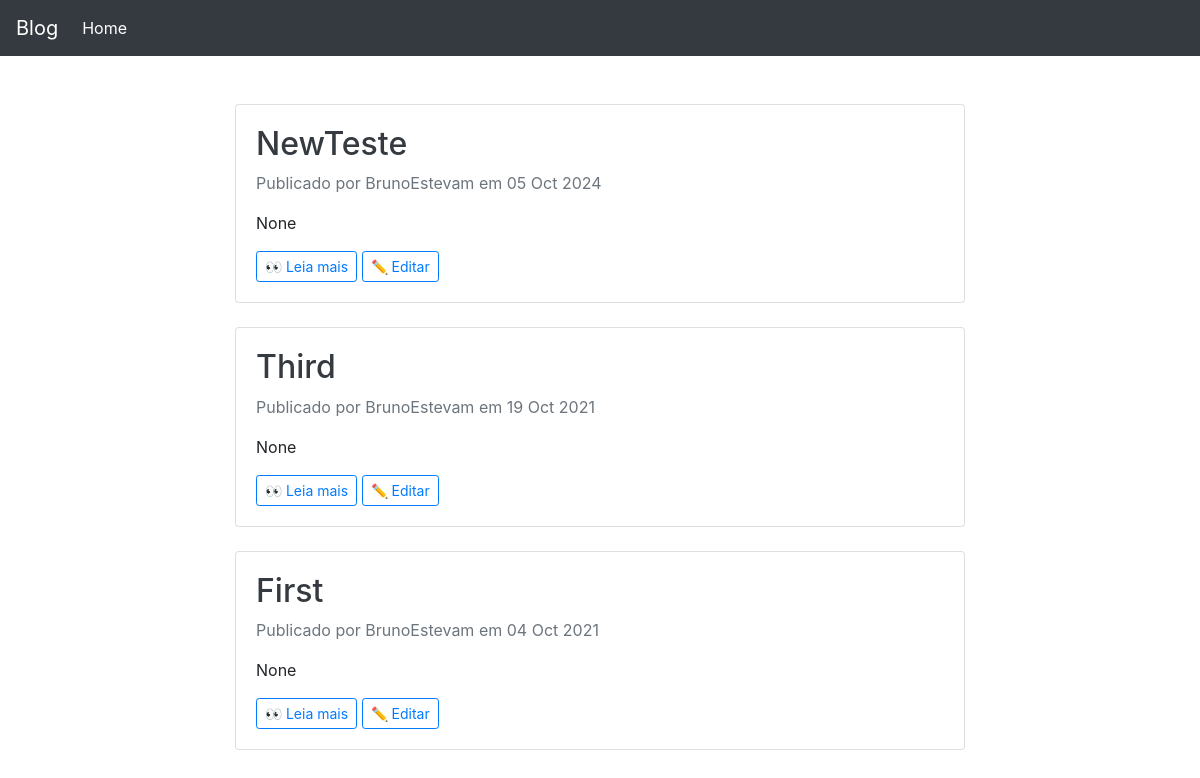
The app's page /, older data.
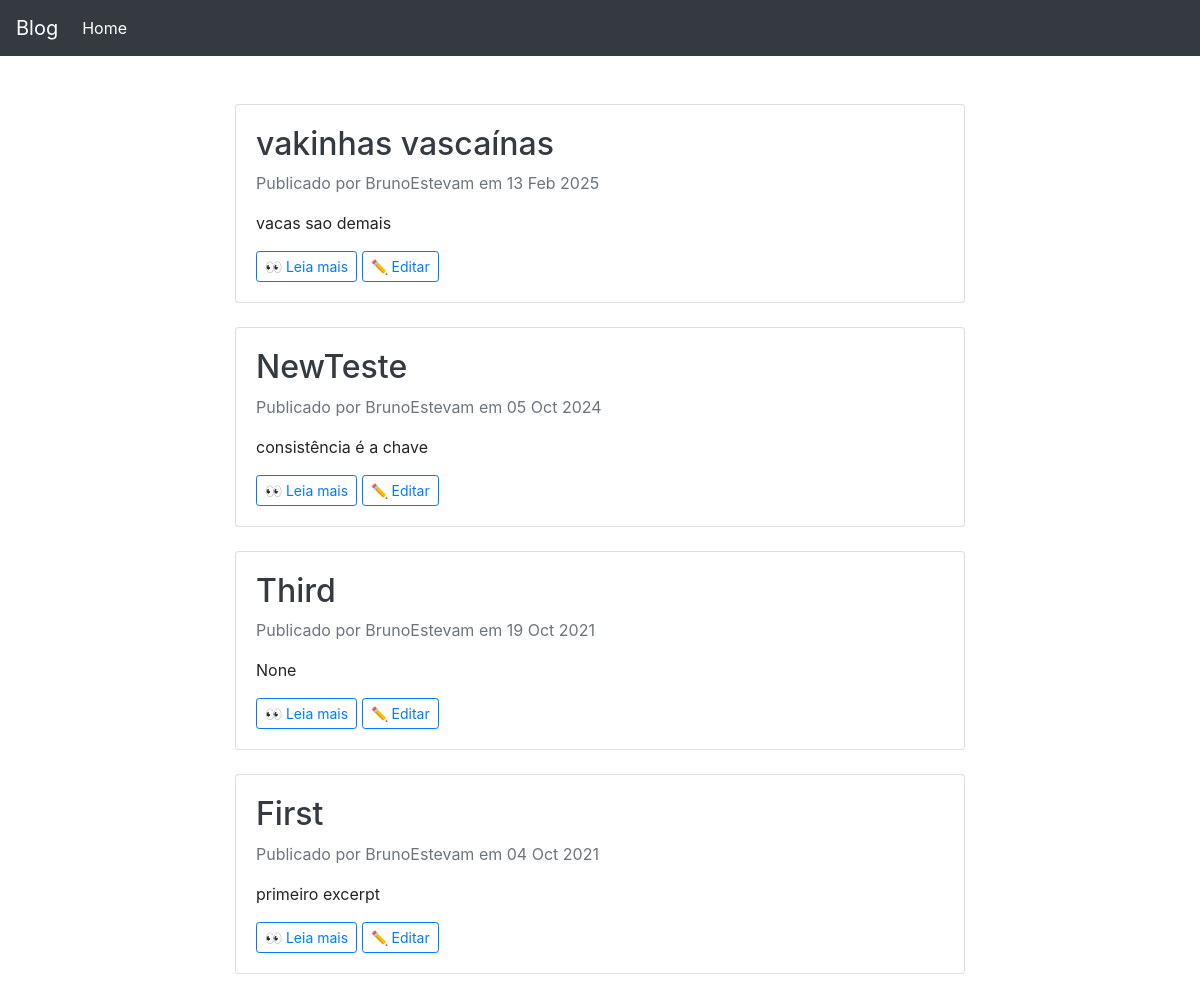
The same page, newer data.
### blog/models.py (models this page shows, shortened)
class Post(models.Model):
    class NewManager(models.Manager):
        def get_queryset(self):
            return super().get_queryset().filter(status='published')
    options = (
        ('draft', 'Draft'),
        ('published', 'Published'),
    )
    title = models.CharField(max_length=255)
    excerpt = models.TextField(null=True)
    slug = models.SlugField(max_length=255, unique_for_date='publish', blank=True)
    publish = models.DateTimeField(default=timezone.now)
    author = models.ForeignKey(User, on_delete=models.CASCADE, related_name='blog_posts')
    content = models.TextField()
    status = models.CharField(max_length=10, choices=options, default='draft')
    objects = models.Manager()
    newmanager = NewManager()
    def get_absolute_url(self):
        return reverse('blog:post_single', args=[self.slug])
    class Meta:
        ordering = ('-publish',)

### blog/views.py (the view)
# urls.py: path('', views.home, name='homepage'),
def home(request):
    all_posts = Post.objects.filter(status='published').order_by('-publish')
    return render(request, 'index.html', {'posts': all_posts})

### blog/templates/index.html (shortened to what this page needs)
{% extends "base.html" %}
{% block content %}
<div class="container">
    <div class="row justify-content-md-center">
        <div class="col-md-8 pt-5">
            {% for post in posts %}
            <div class="card mb-4">
                <div class="card-body">
                    <h2>
                        <a class="text-dark text-decoration-none" href="{{ post.get_absolute_url }}">
                            {{ post.title }}
                        </a>
                    </h2>
                    <p class="text-muted">Publicado por {{ post.author }} em {{ post.publish|date:"d M Y" }}</p>
                    <p>{{ post.excerpt }}</p>
                    <a href="{{ post.get_absolute_url }}" class="btn btn-outline-primary btn-sm">👀 Leia mais</a>
                    <a href="{% url 'blog:edit_post' post.slug %}" class="btn btn-outline-primary btn-sm">✏️ Editar</a>
                </div>
            </div>
            {% empty %}
            <p class="text-muted text-center">Nenhum post publicado ainda.</p>
            {% endfor %}
        </div>
    </div>
</div>
{% endblock %}

### blog/templates/base.html (shortened to what this page needs)
<!doctype html>
<html lang="en">
  <head>
    <link rel="stylesheet" href="https://stackpath.bootstrapcdn.com/bootstrap/4.4.1/css/bootstrap.min.css">
  </head>
  <body>
    <nav class="navbar navbar-expand-lg navbar-dark bg-dark">
        <a class="navbar-brand" href="#">Blog</a>
        <div class="collapse navbar-collapse" id="navbarSupportedContent">
          <ul class="navbar-nav mr-auto">
            <li class="nav-item active">
              <a class="nav-link" href="http://127.0.0.1:8000/">Home <span class="sr-only">(current)</span></a>
            </li>
          </ul>
        </div>
      </nav>
      {% block content %}
      {% endblock %}
  </body>
</html>

Row changes from the older to the newer data that the page shows:
added Post: title "vakinhas vascaínas", author "BrunoEstevam", publish "13 Feb 2025", excerpt "vacas sao demais"
changed Post "NewTeste": excerpt "None" → "consistência é a chave"
changed Post "First": excerpt "None" → "primeiro excerpt"
